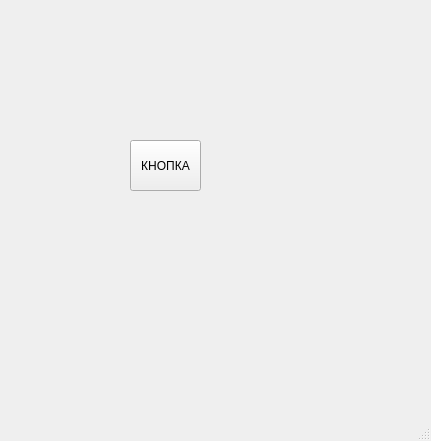
<?xml version="1.0" encoding="UTF-8"?>
<ui version="4.0">
 <class>MainWindow</class>
 <widget class="QMainWindow" name="MainWindow">
  <property name="geometry">
   <rect>
    <x>0</x>
    <y>0</y>
    <width>431</width>
    <height>441</height>
   </rect>
  </property>
  <property name="windowTitle">
   <string>MainWindow</string>
  </property>
  <widget class="QWidget" name="centralwidget">
   <widget class="QPushButton" name="pushButton">
    <property name="geometry">
     <rect>
      <x>130</x>
      <y>140</y>
      <width>71</width>
      <height>51</height>
     </rect>
    </property>
    <property name="text">
     <string>КНОПКА</string>
    </property>
   </widget>
  </widget>
  <widget class="QMenuBar" name="menubar">
   <property name="geometry">
    <rect>
     <x>0</x>
     <y>0</y>
     <width>431</width>
     <height>21</height>
    </rect>
   </property>
  </widget>
  <widget class="QStatusBar" name="statusbar"/>
 </widget>
 <resources/>
 <connections/>
</ui>
